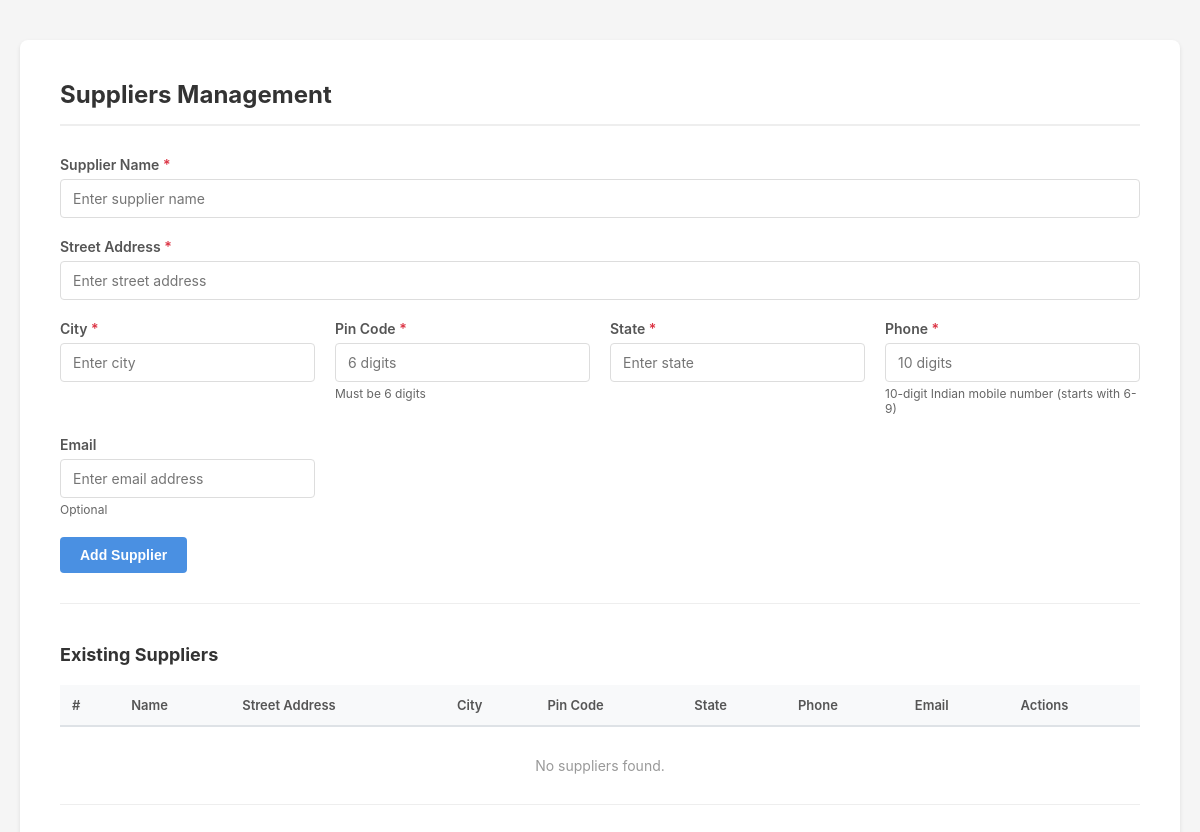
The page /suppliers.php (signed in) on the database as committed earlier.
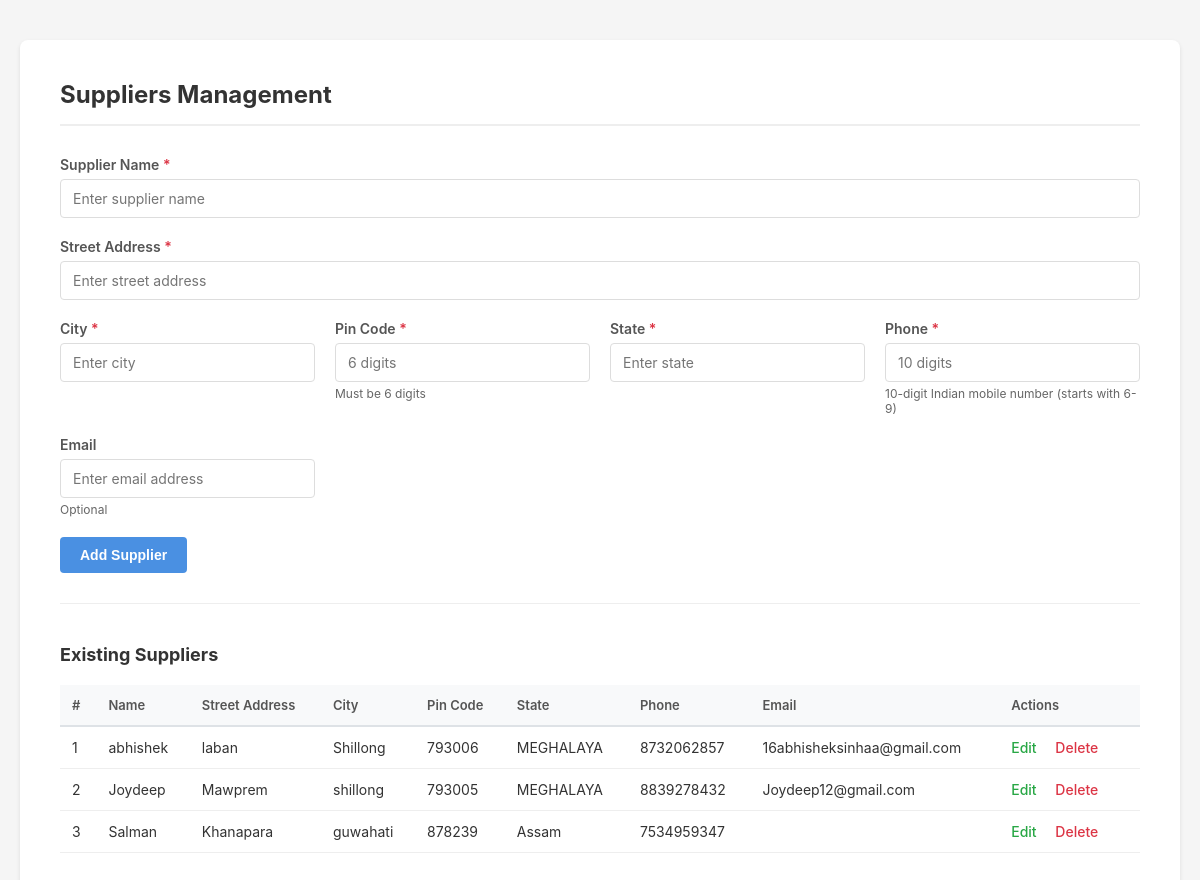
The same page on the database as committed later.
### tables this page shows
CREATE TABLE IF NOT EXISTS `suppliers` (
  `id` int NOT NULL AUTO_INCREMENT,
  `admin_id` int NOT NULL DEFAULT '1',
  `name` varchar(255) NOT NULL,
  `email` varchar(100) DEFAULT NULL,
  `phone` varchar(20) DEFAULT NULL,
  `street_address` varchar(255) DEFAULT NULL,
  `city` varchar(100) DEFAULT NULL,
  `pin_code` varchar(20) DEFAULT NULL,
  `state` varchar(100) DEFAULT NULL,
  PRIMARY KEY (`id`),
  KEY `idx_suppliers_admin` (`admin_id`)
);

### suppliers.php (the view, shortened to what the changed rows need)
<?php
require 'db.php';
$admin_id = $_SESSION['admin_id'];
$stmt = $conn->prepare('SELECT * FROM suppliers WHERE admin_id = ? ORDER BY id');
$stmt->bind_param('i', $admin_id);
$stmt->execute();
$res = $stmt->get_result();
?>
<!DOCTYPE html>
<html lang="en">
<head>
</head>
<body>
    <div class="container">
        <h2>Suppliers Management</h2>
        <div class="table-container">
            <table>
                <thead>
                    <tr>
                        <th>#</th>
                        <th>Name</th>
                        <th>Street Address</th>
                        <th>City</th>
                        <th>Pin Code</th>
                        <th>State</th>
                        <th>Phone</th>
                        <th>Email</th>
                        <th>Actions</th>
                    </tr>
                </thead>
                <tbody>
                    <?php if($res && $res->num_rows > 0): ?>
                        <?php $rowNum = 1; ?>
                        <?php while($r = $res->fetch_assoc()): ?>
                        <tr>
                            <td><?= $rowNum++ ?></td>
                            <td><?= htmlspecialchars($r['name']) ?></td>
                            <td><?= htmlspecialchars($r['street_address'] ?? '') ?></td>
                            <td><?= htmlspecialchars($r['city'] ?? '') ?></td>
                            <td><?= htmlspecialchars($r['pin_code'] ?? '') ?></td>
                            <td><?= htmlspecialchars($r['state'] ?? '') ?></td>
                            <td><?= htmlspecialchars($r['phone'] ?? '') ?></td>
                            <td><?= htmlspecialchars($r['email'] ?? '') ?></td>
                            <td>
                                <a href="#"
                                   class="action-link edit"
                                   onclick="openEditModal(<?= $r['id'] ?>, '<?= htmlspecialchars($r['name'], ENT_QUOTES) ?>', '<?= htmlspecialchars($r['street_address'] ?? '', ENT_QUOTES) ?>', '<?= htmlspecialchars($r['city'] ?? '', ENT_QUOTES) ?>', '<?= htmlspecialchars($r['pin_code'] ?? '', ENT_QUOTES) ?>', '<?= htmlspecialchars($r['state'] ?? '', ENT_QUOTES) ?>', '<?= htmlspecialchars($r['phone'] ?? '', ENT_QUOTES) ?>', '<?= htmlspecialchars($r['email'] ?? '', ENT_QUOTES) ?>'); return false;">
                                   Edit
                                </a>
                                <a href="suppliers.php?delete=<?= $r['id'] ?>"
                                   class="action-link"
                                   onclick="return confirm('Delete this supplier?')">
                                   Delete
                                </a>
                            </td>
                        </tr>
                        <?php endwhile; ?>
                    <?php else: ?>
                        <tr>
                            <td colspan="9" class="no-data">No suppliers found.</td>
                        </tr>
                    <?php endif; ?>
                </tbody>
            </table>
        </div>
    </div>
</body>
</html>

Rows that differ between the two databases and show on the page:
added suppliers: name "abhishek", street_address "laban", city "Shillong", pin_code "793006", state "MEGHALAYA", phone "8732062857", email "16abhisheksinhaa@gmail.com"
added suppliers: name "Joydeep", street_address "Mawprem", city "shillong", pin_code "793005", state "MEGHALAYA", phone "8839278432", email "Joydeep12@gmail.com"
added suppliers: name "Salman", street_address "Khanapara", city "guwahati", pin_code "878239", state "Assam", phone "7534959347"
Other text that changed with them:
text no longer shown: "No suppliers found."
